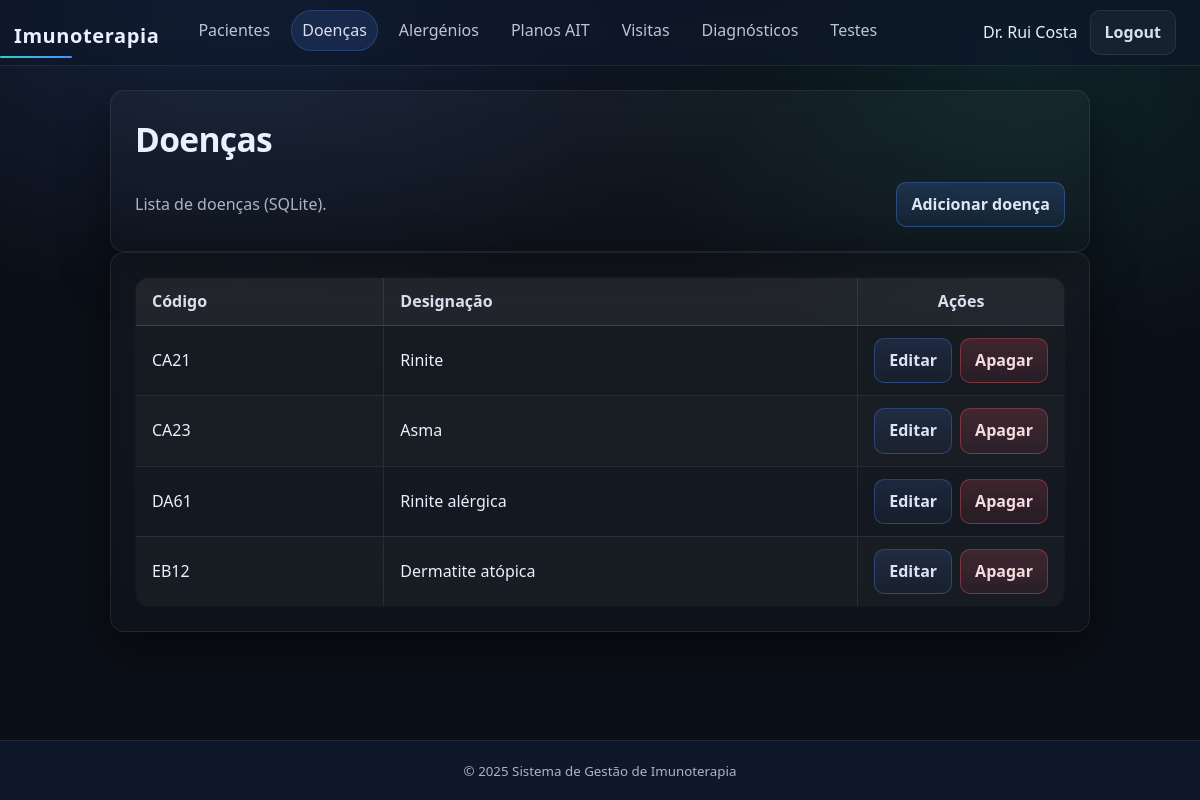
Screenshot of /php/public/diseases.php (signed in) with the database file from the repository.
### tables this page shows
CREATE TABLE "Doenças" (
  "código"        TEXT PRIMARY KEY,         -- ex: CA23
  "designação"    TEXT NOT NULL
);

### php/public/diseases.php (the view, shortened to what this page needs)
<?php
require_once __DIR__ . '/../../includes/auth.php';
$diseases = $pdo->query('
  SELECT "código","designação"
  FROM "Doenças"
  ORDER BY "código" ASC
')->fetchAll();
require_once __DIR__ . '/../../includes/header.php';
?>
<section class="card">
  <h1>Doenças</h1>
  <div style="display:flex; gap:10px; align-items:center; justify-content:space-between; flex-wrap:wrap;">
    <p style="margin:0;">Lista de doenças (SQLite).</p>
    <a class="btn btn-primary" href="<?= $BASE_URL ?>/disease_create.php">Adicionar doença</a>
  </div>
</section>
<section class="card">
  <?php if (empty($diseases)): ?>
    <p>Não existem doenças.</p>
  <?php else: ?>
    <table class="table table-compact">
      <thead>
        <tr>
          <th>Código</th>
          <th>Designação</th>
          <th>Ações</th>
        </tr>
      </thead>
      <tbody>
        <?php foreach ($diseases as $d): ?>
          <tr>
            <td><?= htmlspecialchars($d['código']) ?></td>
            <td><?= htmlspecialchars($d['designação']) ?></td>
            <td>
              <div class="actions">
                <a class="btn btn-soft" href="<?= $BASE_URL ?>/disease_edit.php?código=<?= urlencode((string)$d['código']) ?>">Editar</a>
                <a class="btn btn-danger" href="<?= $BASE_URL ?>/disease_delete.php?código=<?= urlencode((string)$d['código']) ?>">Apagar</a>
              </div>
            </td>
          </tr>
        <?php endforeach; ?>
      </tbody>
    </table>
  <?php endif; ?>
</section>
<?php require_once __DIR__ . '/../../includes/footer.php'; ?>

### php/public/css/base.css (style rules this page uses)
* { margin:0; padding:0; box-sizing:border-box; }
html, body { height:100%; font-family: var(--font); background: radial-gradient(900px 500px at 20% 0%, rgba(79,140,255,.16), transparent 60%), radial-gradient(800px 500px at 85% 10%, rgba(45,212,191,.10), transparent 55%), var(--bg); color: var(--text); line-height: 1.45; }
a { color: var(--primary); text-decoration:none; }
h1 { font-size:2.1rem; letter-spacing:-.02em; margin: 0 0 var(--s-2) 0; }
p { color: var(--muted); line-height: 1.6; margin: 0 0 var(--s-2) 0; }
.card { background: linear-gradient(180deg, rgba(255,255,255,.03), rgba(255,255,255,.015)); border:1px solid var(--border); border-radius: var(--r-2); padding: var(--s-5); box-shadow: var(--shadow); backdrop-filter: blur(6px); }
body { min-height: 100vh; display: flex; flex-direction: column; }

### php/public/css/components.css (style rules this page uses)
.btn { appearance: none; border: 1px solid var(--border); background: rgba(255,255,255,.04); color: rgba(234,240,255,.92); padding: 10px 14px; border-radius: 10px; font-weight: 600; cursor: pointer; transition: background .2s ease, border-color .2s ease, transform .1s ease; }
.btn-primary { background: linear-gradient( 180deg, rgba(79,140,255,.18), rgba(79,140,255,.08) ); border-color: rgba(79,140,255,.35); color: rgba(234,240,255,.95); }
.btn-danger { background: linear-gradient( 180deg, rgba(255,90,106,.18), rgba(255,90,106,.08) ); border-color: rgba(255,90,106,.35); color: rgba(255,230,232,.95); }
.btn-soft { background: linear-gradient( 180deg, rgba(79,140,255,.14), rgba(79,140,255,.05) ); border-color: rgba(79,140,255,.32); color: rgba(234,240,255,.94); }
.form-actions, .actions, .buttons, .button-group, .btn-group { display: flex; gap: 12px; }
.form-actions > *, .actions > *, .buttons > *, .button-group > *, .btn-group > * { flex: 1 1 0; min-width: 170px; }
.card table, .table { width: 100%; border-collapse: collapse; table-layout: auto; background: rgba(255,255,255,.02); border: 1px solid var(--border); border-radius: var(--r-2); overflow: hidden; }
.card table th, .card table td, .table th, .table td { padding: 14px 18px; border-bottom: 1px solid var(--border); vertical-align: middle; }
.card table th, .table th { text-align: left; font-weight: 800; color: rgba(234,240,255,.92); background: rgba(255,255,255,.03); }
.card table th + th, .card table td + td, .table th + th, .table td + td { border-left: 1px solid var(--border); }
.card table td, .table td { white-space: normal; overflow-wrap: normal; word-break: normal; }
.card > * + * { margin-top: 18px; }
.card h1, .card h2 { margin-bottom: 6px; }
.card table td:nth-child(2), .card table td:nth-child(4), .table td:nth-child(2), .table td:nth-child(4) { white-space: nowrap; }
.card table th:last-child, .card table td:last-child, .table th:last-child, .table td:last-child { text-align: center; vertical-align: middle; width: 1%; white-space: nowrap; }
.card table .actions, .table .actions { display: inline-flex; justify-content: center; align-items: center; gap: 8px; flex-wrap: nowrap; }
.card table .actions > *, .table .actions > * { flex: 0 0 auto; min-width: 0; }
.card table tbody tr:nth-child(even) td, .table tbody tr:nth-child(even) td { background: rgba(255,255,255,.015); }
.card table thead th, .table thead th { background: rgba(255,255,255,.05); border-bottom: 1px solid rgba(255,255,255,.12); }
.card table th, .card table td, .table th, .table td { padding: 12px 16px; }

### php/public/css/forms.css (style rules this page uses)
main.container > .card { max-width: 980px; margin-left: auto; margin-right: auto; }

### php/public/css/theme.css (style rules this page uses)
:root { --bg: #0b0f17; --surface: #111827; --surface-2: #0f172a; --border: rgba(255,255,255,.08); --primary: #4f8cff; --primary-2: #2f6fff; --accent: #2dd4bf; --accent-2: #22c55e; --danger: #fb7185; --text: #eaf0ff; --muted: rgba(234,240,255,.72); --font: system-ui, -apple-system, Segoe UI, Roboto, Arial, sans-serif; --s-1: 6px; --s-2: 10px; --s-3: 14px; --s-4: 18px; --s-5: 24px; --r-1: 10px; --r-2: 14px; --shadow: 0 18px 50px rgba(0,0,0,.45); }

### rows the page displays
doenças: código "CA21", designação "Rinite"
doenças: código "CA23", designação "Asma"
doenças: código "DA61", designação "Rinite alérgica"
doenças: código "EB12", designação "Dermatite atópica"

### other values shown
$_SESSION['user']['full_name'] "Dr. Rui Costa"
